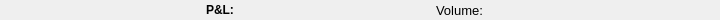
<?xml version="1.0" encoding="UTF-8"?>
<ui version="4.0">
 <class>ProfitAndLossHeader</class>
 <widget class="QWidget" name="ProfitAndLossHeader">
  <property name="geometry">
   <rect>
    <x>0</x>
    <y>0</y>
    <width>720</width>
    <height>20</height>
   </rect>
  </property>
  <property name="sizePolicy">
   <sizepolicy hsizetype="Preferred" vsizetype="Preferred">
    <horstretch>0</horstretch>
    <verstretch>0</verstretch>
   </sizepolicy>
  </property>
  <property name="windowTitle">
   <string>Form</string>
  </property>
  <layout class="QHBoxLayout" name="horizontalLayout">
   <property name="leftMargin">
    <number>0</number>
   </property>
   <property name="topMargin">
    <number>0</number>
   </property>
   <property name="rightMargin">
    <number>0</number>
   </property>
   <property name="bottomMargin">
    <number>0</number>
   </property>
   <item>
    <widget class="Spire::LegacyUI::ExpandButton" name="m_expandButton" native="true">
     <property name="sizePolicy">
      <sizepolicy hsizetype="Fixed" vsizetype="Fixed">
       <horstretch>0</horstretch>
       <verstretch>0</verstretch>
      </sizepolicy>
     </property>
     <property name="minimumSize">
      <size>
       <width>16</width>
       <height>16</height>
      </size>
     </property>
     <property name="maximumSize">
      <size>
       <width>16</width>
       <height>16</height>
      </size>
     </property>
    </widget>
   </item>
   <item>
    <widget class="QLabel" name="m_currencySymbol">
     <property name="sizePolicy">
      <sizepolicy hsizetype="Fixed" vsizetype="Preferred">
       <horstretch>0</horstretch>
       <verstretch>0</verstretch>
      </sizepolicy>
     </property>
     <property name="maximumSize">
      <size>
       <width>14</width>
       <height>16777215</height>
      </size>
     </property>
     <property name="font">
      <font>
       <family>Arial</family>
       <pointsize>11</pointsize>
       <weight>50</weight>
       <bold>false</bold>
      </font>
     </property>
     <property name="text">
      <string/>
     </property>
    </widget>
   </item>
   <item>
    <widget class="QLabel" name="m_currencyCode">
     <property name="sizePolicy">
      <sizepolicy hsizetype="Fixed" vsizetype="Preferred">
       <horstretch>0</horstretch>
       <verstretch>0</verstretch>
      </sizepolicy>
     </property>
     <property name="minimumSize">
      <size>
       <width>40</width>
       <height>0</height>
      </size>
     </property>
     <property name="maximumSize">
      <size>
       <width>40</width>
       <height>16777215</height>
      </size>
     </property>
     <property name="font">
      <font>
       <family>Arial</family>
       <pointsize>10</pointsize>
      </font>
     </property>
     <property name="text">
      <string/>
     </property>
    </widget>
   </item>
   <item>
    <spacer name="horizontalSpacer">
     <property name="orientation">
      <enum>Qt::Horizontal</enum>
     </property>
     <property name="sizeHint" stdset="0">
      <size>
       <width>40</width>
       <height>20</height>
      </size>
     </property>
    </spacer>
   </item>
   <item>
    <widget class="QLabel" name="m_profitLossLabel">
     <property name="sizePolicy">
      <sizepolicy hsizetype="Fixed" vsizetype="Preferred">
       <horstretch>0</horstretch>
       <verstretch>0</verstretch>
      </sizepolicy>
     </property>
     <property name="minimumSize">
      <size>
       <width>28</width>
       <height>0</height>
      </size>
     </property>
     <property name="maximumSize">
      <size>
       <width>28</width>
       <height>16777215</height>
      </size>
     </property>
     <property name="font">
      <font>
       <family>Arial</family>
       <pointsize>9</pointsize>
       <weight>75</weight>
       <bold>true</bold>
      </font>
     </property>
     <property name="text">
      <string>P&amp;L:</string>
     </property>
    </widget>
   </item>
   <item>
    <widget class="QLabel" name="m_profitLossValue">
     <property name="sizePolicy">
      <sizepolicy hsizetype="Fixed" vsizetype="Preferred">
       <horstretch>0</horstretch>
       <verstretch>0</verstretch>
      </sizepolicy>
     </property>
     <property name="minimumSize">
      <size>
       <width>66</width>
       <height>0</height>
      </size>
     </property>
     <property name="maximumSize">
      <size>
       <width>80</width>
       <height>16777215</height>
      </size>
     </property>
     <property name="font">
      <font>
       <family>Arial</family>
       <pointsize>9</pointsize>
       <weight>75</weight>
       <bold>true</bold>
      </font>
     </property>
     <property name="text">
      <string/>
     </property>
     <property name="alignment">
      <set>Qt::AlignRight|Qt::AlignTrailing|Qt::AlignVCenter</set>
     </property>
    </widget>
   </item>
   <item>
    <spacer name="horizontalSpacer_2">
     <property name="orientation">
      <enum>Qt::Horizontal</enum>
     </property>
     <property name="sizeHint" stdset="0">
      <size>
       <width>40</width>
       <height>20</height>
      </size>
     </property>
    </spacer>
   </item>
   <item>
    <widget class="QLabel" name="m_volumeLabel">
     <property name="font">
      <font>
       <family>Arial</family>
       <pointsize>10</pointsize>
      </font>
     </property>
     <property name="text">
      <string>Volume:</string>
     </property>
    </widget>
   </item>
   <item>
    <widget class="QLabel" name="m_volumeValue">
     <property name="sizePolicy">
      <sizepolicy hsizetype="Fixed" vsizetype="Preferred">
       <horstretch>0</horstretch>
       <verstretch>0</verstretch>
      </sizepolicy>
     </property>
     <property name="minimumSize">
      <size>
       <width>108</width>
       <height>0</height>
      </size>
     </property>
     <property name="maximumSize">
      <size>
       <width>80</width>
       <height>16777215</height>
      </size>
     </property>
     <property name="font">
      <font>
       <family>Arial</family>
       <pointsize>10</pointsize>
      </font>
     </property>
     <property name="text">
      <string/>
     </property>
     <property name="alignment">
      <set>Qt::AlignRight|Qt::AlignTrailing|Qt::AlignVCenter</set>
     </property>
    </widget>
   </item>
   <item>
    <spacer name="horizontalSpacer_3">
     <property name="orientation">
      <enum>Qt::Horizontal</enum>
     </property>
     <property name="sizeHint" stdset="0">
      <size>
       <width>40</width>
       <height>20</height>
      </size>
     </property>
    </spacer>
   </item>
  </layout>
 </widget>
 <customwidgets>
  <customwidget>
   <class>Spire::LegacyUI::ExpandButton</class>
   <extends>QWidget</extends>
   <header>Spire/LegacyUI/ExpandButton.hpp</header>
   <container>1</container>
  </customwidget>
 </customwidgets>
 <resources/>
 <connections/>
</ui>
